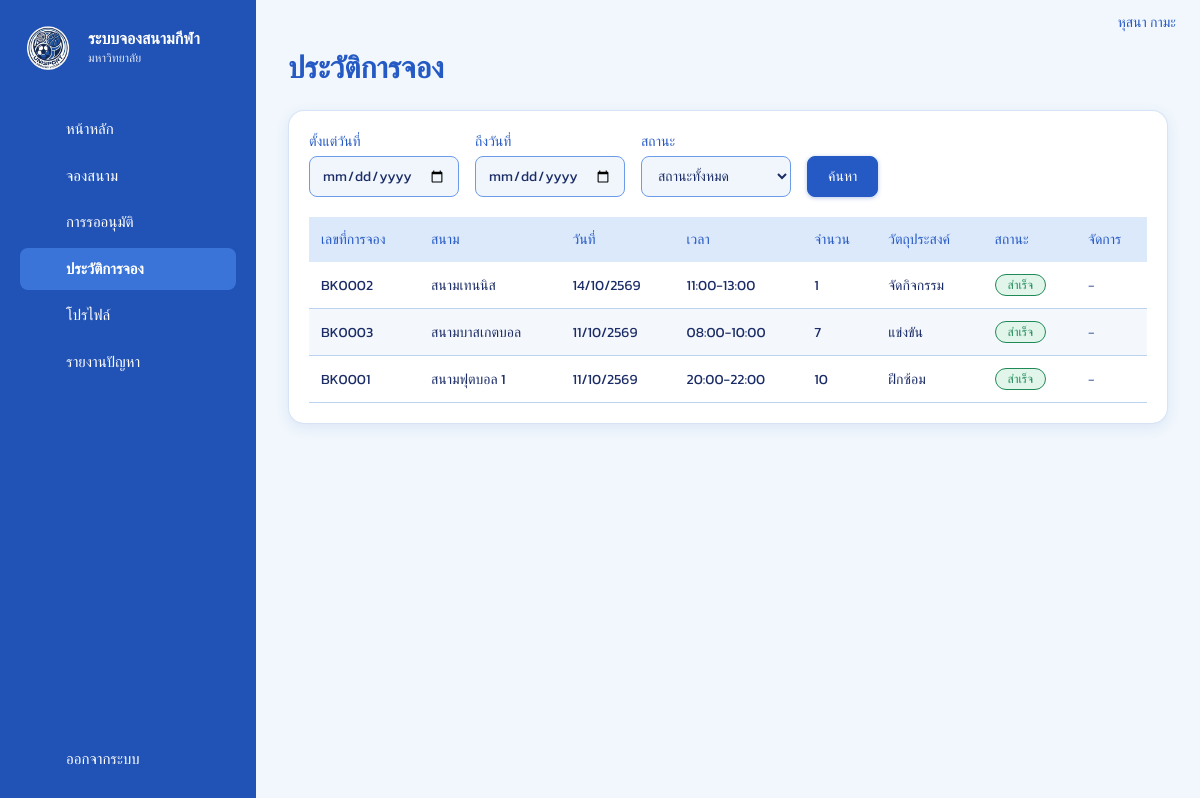
Screenshot of /history.php (signed in) with the database file from the repository.
### tables this page shows
CREATE TABLE `users` (
  `id` int(10) UNSIGNED NOT NULL,
  `member_code` varchar(30) DEFAULT NULL,
  `first_name` varchar(60) NOT NULL,
  `last_name` varchar(60) NOT NULL DEFAULT '',
  `email` varchar(255) NOT NULL,
  `username` varchar(30) DEFAULT NULL,
  `phone` varchar(20) DEFAULT NULL,
  `avatar_url` varchar(500) DEFAULT NULL,
  `password_hash` varchar(255) NOT NULL,
  `role` enum('user','admin') NOT NULL DEFAULT 'user',
  `created_at` timestamp NOT NULL DEFAULT current_timestamp()
);

CREATE TABLE `bookings` (
  `id` int(10) UNSIGNED NOT NULL,
  `code` varchar(12) DEFAULT NULL,
  `user_id` int(10) UNSIGNED NOT NULL,
  `field_id` int(10) UNSIGNED NOT NULL,
  `booking_date` date NOT NULL,
  `start_time` time NOT NULL,
  `end_time` time NOT NULL,
  `participants` int(10) UNSIGNED NOT NULL DEFAULT 1,
  `purpose` varchar(100) DEFAULT NULL,
  `notes` varchar(500) DEFAULT NULL,
  `status` enum('pending','approved','rejected','cancelled','completed') NOT NULL DEFAULT 'pending',
  `created_at` timestamp NOT NULL DEFAULT current_timestamp()
);

CREATE TABLE `fields` (
  `id` int(10) UNSIGNED NOT NULL,
  `code` varchar(10) NOT NULL,
  `name` varchar(80) NOT NULL,
  `sport_type` varchar(40) NOT NULL,
  `location` varchar(120) DEFAULT NULL,
  `description` text DEFAULT NULL,
  `image_url` varchar(500) DEFAULT NULL,
  `facilities` varchar(255) NOT NULL DEFAULT '',
  `status` enum('available','unavailable','maintenance') NOT NULL DEFAULT 'available',
  `created_at` timestamp NOT NULL DEFAULT current_timestamp()
);

### history.php (called while the page is built, shortened)
<?php
require __DIR__ . '/includes/bootstrap.php';
require __DIR__ . '/includes/layout.php';
require __DIR__ . '/includes/bookings.php';
require_login();
shell_start('ประวัติการจอง', 'history');
page_title('ประวัติการจอง');
render_bookings('history');
shell_end();

### includes/bookings.php (the view, shortened to what this page needs)
<?php
function render_bookings(string $mode): void
{
    $admin = $mode === 'admin';
    $u     = current_user();
    $defaultStatus = $mode === 'pending' ? 'pending' : 'all';
    $status = get('status', $defaultStatus);
    $from = preg_match('/^\d{4}-\d{2}-\d{2}$/', get('from')) ? get('from') : '';
    $to   = preg_match('/^\d{4}-\d{2}-\d{2}$/', get('to')) ? get('to') : '';
    $where = [];
    $args  = [];
    if (!$admin) {
        $where[] = 'b.user_id = ?';
        $args[]  = (int)$u['id'];
    }
    $rows = fetch_all(
        'SELECT b.*, f.name AS field_name, CONCAT(u.first_name, " ", u.last_name) AS who
           FROM bookings b
           JOIN fields f ON f.id = b.field_id
           JOIN users  u ON u.id = b.user_id'
        . ($where ? ' WHERE ' . implode(' AND ', $where) : '')
        . ' ORDER BY b.booking_date DESC, b.start_time ASC, b.id DESC LIMIT 500',
        $args
    );
    ?>
<div class="card pad">
  <form method="get" class="filters">
    <div><label>ตั้งแต่วันที่</label><input type="date" name="from" value="<?= h($from) ?>"></div>
    <div><label>ถึงวันที่</label><input type="date" name="to" value="<?= h($to) ?>"></div>
    <div><label>สถานะ</label>
      <select name="status">
        <option value="all" <?= $status === 'all' ? 'selected' : '' ?>>สถานะทั้งหมด</option>
      </select>
    </div>
    <button class="btn" type="submit">ค้นหา</button>
  </form>
  <div class="table-wrap">
    <table class="table">
      <thead><tr>
        <th>เลขที่การจอง</th><?php if ($admin): ?><th>ผู้จอง</th><?php endif; ?>
        <th>สนาม</th><th>วันที่</th><th>เวลา</th><th>จำนวน</th><th>วัตถุประสงค์</th><th>สถานะ</th><th>จัดการ</th>
      </tr></thead>
      <tbody>
      <?php foreach ($rows as $b): ?>
        <tr class="pressable">
          <td><?= h($b['code']) ?></td>
          <td><?= h($b['field_name']) ?></td>
          <td><?= h(thai_date($b['booking_date'])) ?></td>
          <td><?= h(hm($b['start_time'])) ?>-<?= h(hm($b['end_time'])) ?></td>
          <td><?= (int)$b['participants'] ?></td>
          <td><?= h($b['purpose'] ?: '-') ?></td>
          <td><?= pill(BOOKING_STATUS, $b['status']) ?></td>
          <td>
            <div class="actions">
            <?php
            $editBtn = '<button type="button" class="icon-btn icon-primary" title="แก้ไข" aria-label="แก้ไข" data-edit-booking'
                . ' data-id="' . (int)$b['id'] . '" data-code="' . h($b['code']) . '" data-date="' . h($b['booking_date']) . '"'
                . ' data-start="' . h(hm($b['start_time'])) . '" data-end="' . h(hm($b['end_time'])) . '"'
                . ' data-participants="' . (int)$b['participants'] . '" data-purpose="' . h($b['purpose']) . '"'
                . ' data-notes="' . h($b['notes']) . '">' . nav_icon('edit') . '</button>';
            if ($admin) {
                if ($b['status'] === 'pending') {
                    echo booking_action_form($b, 'status', 'อนุมัติ', '✔', 'ok', 'approved');
                    echo booking_action_form($b, 'status', 'ไม่อนุมัติ', '✖', 'bad', 'rejected');
                }
                if ($b['status'] === 'approved') {
                    echo booking_action_form($b, 'status', 'ทำเครื่องหมายสำเร็จ', '✔', 'ok', 'completed');
                }
                echo $editBtn;
                echo booking_action_form($b, 'delete', 'ลบ', '🗑', 'bad', '', 'ลบรายการจองนี้?');
            } elseif ($b['status'] === 'pending') {
                echo $editBtn;
                echo booking_action_form($b, 'status', 'ยกเลิก', nav_icon('cancel'), 'bad', 'cancelled', 'ยกเลิกการจองนี้?');
            } elseif ($b['status'] === 'approved') {
                echo booking_action_form($b, 'status', 'ยกเลิก', nav_icon('cancel'), 'bad', 'cancelled', 'ยกเลิกการจองนี้?');
            } else {
                echo '<span class="muted">-</span>';
            }
            ?>
            </div>
          </td>
        </tr>
      <?php endforeach; ?>
      </tbody>
    </table>
  </div>
</div>
<?php
}

### includes/layout.php (shortened to what this page needs)
<?php
function asset(string $p): string
{
    $file = ROOT_DIR . '/assets/' . ltrim($p, '/');
    return url('assets/' . ltrim($p, '/')) . (is_file($file) ? '?v=' . filemtime($file) : '');
}
function page_head(string $title, string $bodyClass = ''): void
{
    ?>
<!doctype html>
<html lang="th">
<head>
<link rel="stylesheet" href="<?= h(asset('css/style.css')) ?>">
</head>
<body class="<?= h($bodyClass) ?>">
<?php
}
function page_foot(): void
{
    ?>
</body>
</html>
<?php
}
function brand(string $title = APP_NAME, string $sub = 'มหาวิทยาลัย'): string
{
  return '<div class="brand"><img class="brand-logo" src="' . h(asset('logo.png')) . '" alt="โลโก้"><div class="brand-text"><div class="brand-title">'
        . h($title) . '</div><div class="brand-sub">' . h($sub) . '</div></div></div>';
}
function nav_icon(string $name): string
{
  return '<svg class="side-icon" aria-hidden="true" viewBox="0 0 24 24">' . ($paths[$name] ?? '') . '</svg>';
}
function member_nav(): array
{
    return [
    'dashboard' => ['dashboard.php', 'home', 'หน้าหลัก'],
    'book'      => ['book.php', 'calendar', 'จองสนาม'],
    'bookings'  => ['bookings.php', 'checklist', 'การรออนุมัติ'],
    'history'   => ['history.php', 'history', 'ประวัติการจอง'],
    'profile'   => ['profile.php', 'user', 'โปรไฟล์'],
    'report'    => ['report.php', 'alert', 'รายงานปัญหา'],
    ];
}
function shell_start(string $title, string $active, bool $admin = false): void
{
    $u   = current_user();
    $nav = $admin ? admin_nav() : member_nav();
    page_head($title);
    ?>
<div class="shell">
  <aside class="sidebar" id="sidebar">
    <?= brand($admin ? 'ผู้ดูแลระบบ' : APP_NAME, $admin ? APP_NAME : 'มหาวิทยาลัย') ?>
    <nav class="side-nav">
      <?php foreach ($nav as $key => [$href, $icon, $label]): ?>
        <a href="<?= h(url($href)) ?>" class="side-link pressable <?= $key === $active ? 'active' : '' ?>"><span class="ico"><?= nav_icon($icon) ?></span> <?= h($label) ?></a>
      <?php endforeach; ?>
    </nav>
    <div class="side-bottom">
      <form method="post" action="<?= h(url('logout.php')) ?>">
        <button class="side-link side-btn" type="submit"><span class="ico"><?= nav_icon('logout') ?></span> ออกจากระบบ</button>
      </form>
    </div>
  </aside>
  <main class="main">
    <header class="topbar">
      <div class="topbar-user">
        <?= h(user_name($u) ?: ($u['email'] ?? '')) ?>
      </div>
    </header>
    <div class="content">
<?php
}
function shell_end(): void
{
    echo "    </div>\n  </main>\n</div>\n";
    page_foot();
}
function page_title(string $title, string $sub = '', string $actionHtml = ''): void
{
    echo '<div class="page-title"><div><h1>' . h($title) . '</h1>'
        . ($sub !== '' ? '<p class="muted">' . $sub . '</p>' : '')
        . '</div>' . $actionHtml . '</div>';
}

### includes/bootstrap.php (shortened to what this page needs)
<?php
function url(string $path = ''): string
{
    return BASE_URL . '/' . ltrim($path, '/');
}
function h(mixed $s): string
{
    return htmlspecialchars((string)($s ?? ''), ENT_QUOTES | ENT_SUBSTITUTE, 'UTF-8');
}
function db(): PDO
{
    static $pdo = null;
    if ($pdo instanceof PDO) {
        return $pdo;
    }
    $dsn = sprintf('mysql:host=%s;port=%d;dbname=%s;charset=utf8mb4', DB_HOST, DB_PORT, DB_NAME);
    try {
        $pdo = new PDO($dsn, DB_USER, DB_PASS, [
            PDO::ATTR_ERRMODE            => PDO::ERRMODE_EXCEPTION,
            PDO::ATTR_DEFAULT_FETCH_MODE => PDO::FETCH_ASSOC,
            PDO::ATTR_EMULATE_PREPARES   => false,
            PDO::MYSQL_ATTR_INIT_COMMAND => "SET NAMES utf8mb4, time_zone = '+07:00'",
        ]);
    } catch (PDOException $e) {
        error_log('DB connect failed: ' . $e->getMessage());
        $unknownDb = (int)$e->getCode() === 1049;
        $msg  = '<p>เชื่อมต่อฐานข้อมูลไม่สำเร็จ</p><ol>';
        $msg .= '<li>เปิด <b>XAMPP Control Panel</b> แล้วกด <b>Start</b> ที่ <b>MySQL</b></li>';
        $msg .= $unknownDb
            ? '<li>ยังไม่มีฐานข้อมูล <code>' . h(DB_NAME) . '</code> — เปิด <a href="' . h(url('install.php')) . '">install.php</a> หรือ import ไฟล์ <code>database.sql</code> ใน phpMyAdmin</li>'
            : '<li>ตรวจค่า <code>DB_HOST / DB_PORT / DB_USER / DB_PASS</code> ในไฟล์ <code>includes/config.php</code></li>';
        $msg .= '</ol>' . (APP_DEBUG ? '<p><code>' . h($e->getMessage()) . '</code></p>' : '');
        fatal_page('เชื่อมต่อฐานข้อมูลไม่ได้', $msg);
    }
    return $pdo;
}
function q(string $sql, array $params = []): PDOStatement
{
    $st = db()->prepare($sql);
    $st->execute($params);
    return $st;
}
function fetch_all(string $sql, array $params = []): array { return q($sql, $params)->fetchAll(); }
function fetch_one(string $sql, array $params = []): ?array { $r = q($sql, $params)->fetch(); return $r === false ? null : $r; }
function get(string $k, string $default = ''): string { return trim((string)($_GET[$k] ?? $default)); }
function current_user(bool $refresh = false): ?array
{
    static $cache = false;
    if ($cache !== false) {
        return $cache;
    }
    $id = (int)($_SESSION['uid'] ?? 0);
    $cache = $id ? fetch_one('SELECT * FROM users WHERE id = ?', [$id]) : null;
    return $cache;
}
function user_name(?array $u): string
{
    return $u ? trim($u['first_name'] . ' ' . $u['last_name']) : '';
}
function require_login(): array
{
    $u = current_user();
    return $u;
}
function pill(array $map, string $key): string
{
    [$label, $tone] = $map[$key] ?? [$key, 'warn'];
    return '<span class="pill pill-' . h($tone) . '">' . h($label) . '</span>';
}
function thai_date(?string $d): string
{
    $ts = strtotime(substr($d, 0, 10));
    return $ts ? date('d/m/', $ts) . ((int)date('Y', $ts) + 543) : '-';
}
function hm(?string $t): string { return $t ? substr($t, 0, 5) : '-'; }

### rows the page displays
users: user_name($u) ?: ($u['email'] ?? '') "หุสนา กามะ"
bookings: code "BK0002", field.name "สนามเทนนิส", booking_date "14/10/2569", start_time "11:00", end_time "13:00", participants "1", purpose "จัดกิจกรรม"
bookings: code "BK0003", field.name "สนามบาสเกตบอล", booking_date "11/10/2569", start_time "08:00", end_time "10:00", participants "7", purpose "แข่งขัน"
bookings: code "BK0001", field.name "สนามฟุตบอล 1", booking_date "11/10/2569", start_time "20:00", end_time "22:00", participants "10", purpose "ฝึกซ้อม"

### other values shown
$title "ระบบจองสนามกีฬา"
$sub "มหาวิทยาลัย"
$label "หน้าหลัก"
$label "จองสนาม"
$label "การรออนุมัติ"
$label "ประวัติการจอง"
$label "โปรไฟล์"
$label "รายงานปัญหา"
$title "ประวัติการจอง"
